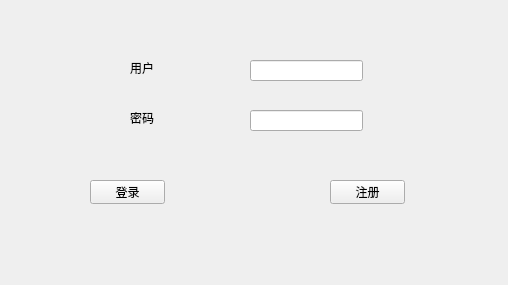
<?xml version="1.0" encoding="UTF-8"?>
<ui version="4.0">
 <class>XinQiaoClass</class>
 <widget class="QWidget" name="XinQiaoClass">
  <property name="windowModality">
   <enum>Qt::NonModal</enum>
  </property>
  <property name="geometry">
   <rect>
    <x>0</x>
    <y>0</y>
    <width>508</width>
    <height>285</height>
   </rect>
  </property>
  <property name="windowTitle">
   <string>XinQiao</string>
  </property>
  <property name="styleSheet">
   <string notr="true"/>
  </property>
  <widget class="QPushButton" name="SignButton">
   <property name="geometry">
    <rect>
     <x>330</x>
     <y>180</y>
     <width>75</width>
     <height>24</height>
    </rect>
   </property>
   <property name="text">
    <string>注册</string>
   </property>
   <property name="checkable">
    <bool>true</bool>
   </property>
   <property name="checked">
    <bool>false</bool>
   </property>
  </widget>
  <widget class="QLabel" name="label_2">
   <property name="geometry">
    <rect>
     <x>130</x>
     <y>110</y>
     <width>53</width>
     <height>16</height>
    </rect>
   </property>
   <property name="text">
    <string>密码</string>
   </property>
  </widget>
  <widget class="QLineEdit" name="PwEdit">
   <property name="geometry">
    <rect>
     <x>250</x>
     <y>110</y>
     <width>113</width>
     <height>21</height>
    </rect>
   </property>
   <property name="echoMode">
    <enum>QLineEdit::Password</enum>
   </property>
  </widget>
  <widget class="QLineEdit" name="UserIdEdit">
   <property name="geometry">
    <rect>
     <x>250</x>
     <y>60</y>
     <width>113</width>
     <height>21</height>
    </rect>
   </property>
  </widget>
  <widget class="QPushButton" name="LoginButton">
   <property name="geometry">
    <rect>
     <x>90</x>
     <y>180</y>
     <width>75</width>
     <height>24</height>
    </rect>
   </property>
   <property name="focusPolicy">
    <enum>Qt::StrongFocus</enum>
   </property>
   <property name="text">
    <string>登录</string>
   </property>
   <property name="checkable">
    <bool>true</bool>
   </property>
   <property name="checked">
    <bool>false</bool>
   </property>
  </widget>
  <widget class="QLabel" name="label">
   <property name="geometry">
    <rect>
     <x>130</x>
     <y>60</y>
     <width>53</width>
     <height>16</height>
    </rect>
   </property>
   <property name="text">
    <string>用户</string>
   </property>
  </widget>
 </widget>
 <layoutdefault spacing="6" margin="11"/>
 <resources/>
 <connections/>
</ui>
